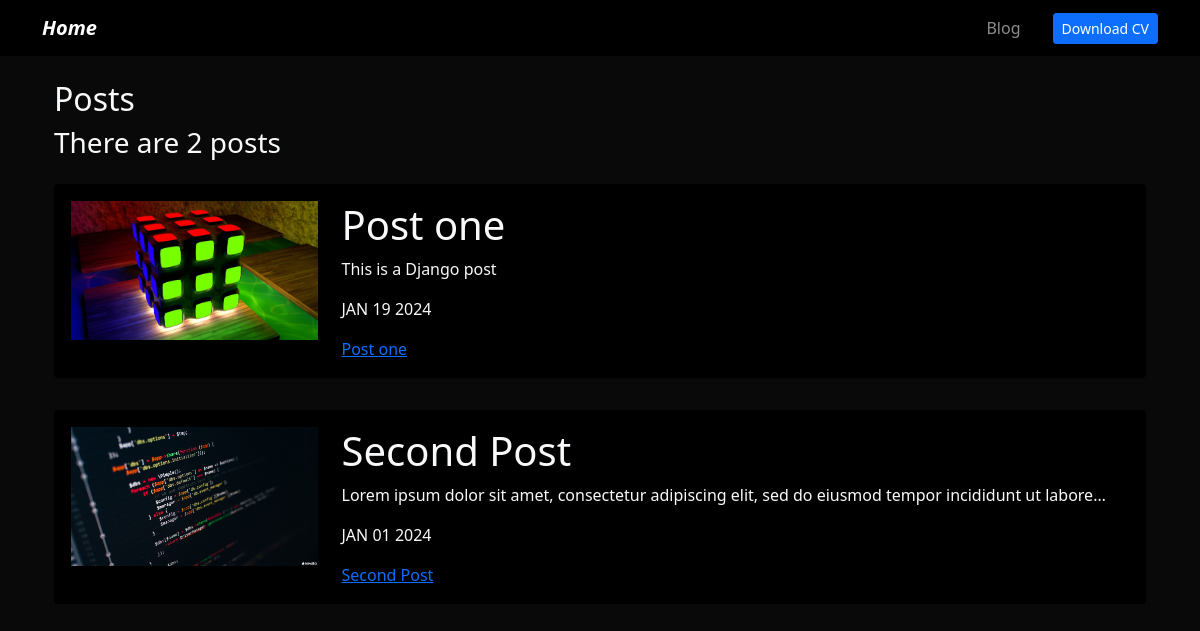
Screenshot of /blog/ with the database file from the repository.
### blog/models.py (models this page shows, shortened)
class Post(models.Model):
    title = models.CharField(max_length=100)
    description = models.TextField()
    image = models.ImageField(upload_to='blog/images/')     # Ruta donde se guardan las imagenes
    date = models.DateField(datetime.date.today)

### blog/views.py (the view)
# urls.py: path('', posts, name='posts'),
def posts(request):
    total_posts = Post.objects.count()
    posts = Post.objects.order_by("-date")
    return render(request, "posts.html", {"posts": posts, "total_posts": total_posts})

### blog/templates/posts.html
{% extends 'layout.html' %}
{% block content %}
<h1 class="fs-2">Posts</h1>
<h3>There are {{total_posts}} post{{total_posts|pluralize}}</h3>
{% for post in posts %}
<div class="py-3">
<div class="card card-body bg-black">
    <div class="row">
    <div class="col-3">
        <img class="img-fluid" src="{{post.image.url}}" alt="{{post.title}}">
    </div>
    <div class="col-9">
        <h1>{{post.title}}</h1>
        <p>{{post.description|striptags|truncatechars:100}}</p>
        <p>{{post.date|date:'M d Y'|upper}}</p>
        <a href="{% url 'blog:post_detail' post.id %}">{{post.title}}</a>
    </div>
    </div>
</div>
</div>
{% endfor %}
{% endblock %}

### portafolio/static/css/main.css (style rules this page uses)
body { background: #090909; }
.bg-black { background: #000; }

### rows the page displays
Post: image (picture), title "Post one", description "This is a Django post", date "JAN 19 2024"
Post: image (picture), title "Second Post", description "Lorem ipsum dolor sit amet, consectetur adipiscing elit, sed do eiusmod tempor incididunt ut labore…", date "JAN 01 2024"

### other values shown
{{ total_posts }} "2"
